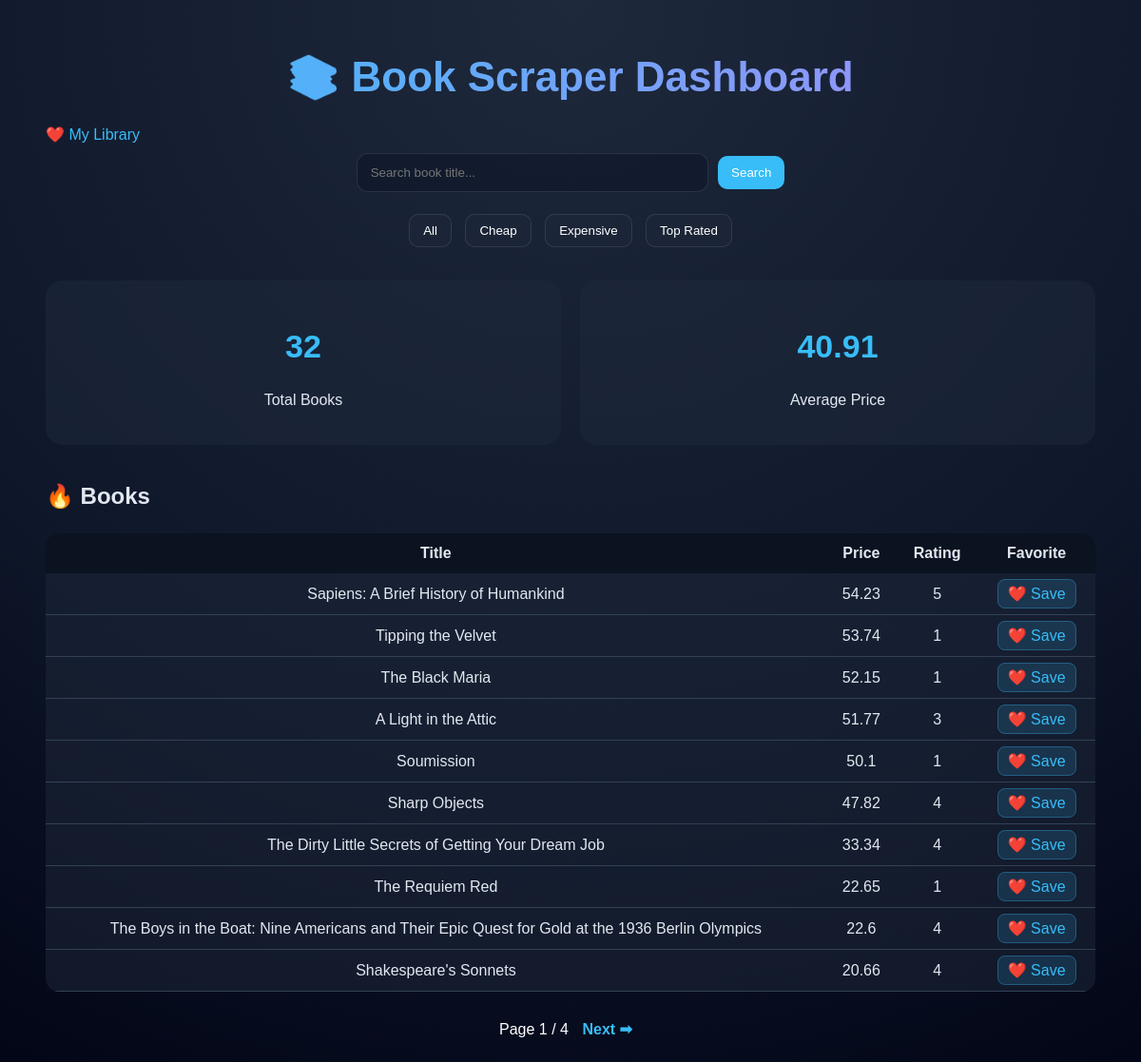
Page /?filter=expensive on the committed database.
### models.py (models this page shows)
class Book(db.Model):
    id = db.Column(db.Integer, primary_key=True)
    title = db.Column(db.String(300), nullable=False)
    price = db.Column(db.Float, nullable=False)
    rating = db.Column(db.Integer, nullable=False)
    favorites = db.relationship('Favorite', backref='book', lazy=True)

### routes/books.py (the view)
@books_bp.route("/")
def home():
    query = request.args.get("q")
    filter_type = request.args.get("filter")
    page = request.args.get("page", 1, type=int)
    per_page = 10
    books_query = Book.query
    if query:
        books_query = books_query.filter(Book.title.ilike(f"%{query}%"))
    if filter_type == "cheap":
        books_query = books_query.filter(Book.price < 20)
    elif filter_type == "expensive":
        books_query = books_query.filter(Book.price >= 20)
    elif filter_type == "top":
        books_query = books_query.filter(Book.rating >= 4)
    pagination = books_query.paginate(page=page, per_page=per_page)
    books_list = pagination.items
    total_books = pagination.total
    pages = pagination.pages   # ✅ pagination UI için eklendi
    avg_price = round(
        sum(b.price for b in books_list) / len(books_list),
        2
    ) if books_list else 0
    top_books = sorted(books_list, key=lambda x: x.price, reverse=True)
    prices = [b.price for b in books_list]
    ratings = [b.rating for b in books_list]
    if books_list:
        fig_price = px.histogram(
            x=prices,
            nbins=15,
            title="Price Distribution"
        )
        price_chart = fig_price.to_html(full_html=False)
        rating_counts = {}
        for r in ratings:
            rating_counts[r] = rating_counts.get(r, 0) + 1
        fig_rating = px.bar(
            x=list(rating_counts.keys()),
            y=list(rating_counts.values()),
            title="Rating Distribution"
        )
        rating_chart = fig_rating.to_html(full_html=False)
    else:
        price_chart = "<p>No data</p>"
        rating_chart = "<p>No data</p>"
    return render_template(
        "index.html",
        total_books=total_books,
        avg_price=avg_price,
        tables=[
            {"id": b.id, "title": b.title, "price": b.price, "rating": b.rating}
            for b in top_books
        ],
        query=query,
        page=page,
        pages=pages,  # ✅ pagination UI
        has_next=pagination.has_next,
        has_prev=pagination.has_prev,
        price_chart=price_chart,
        rating_chart=rating_chart
    )

### templates/index.html (shortened to what this page needs)
<!DOCTYPE html>
<html>
<head>
</head>
<body>
<div class="container">
    <h1>📚 Book Scraper Dashboard</h1>
    <a href="/library" style="color:#38bdf8; text-decoration:none;">
        ❤️ My Library
    </a>
    <form class="search-box" method="GET">
        <input type="text" name="q" placeholder="Search book title..." value="{{ query or '' }}" id="searchInput">
        <button type="submit">Search</button>
    </form>
    <div class="filters">
        <a href="/"><button>All</button></a>
        <a href="/?filter=cheap"><button>Cheap</button></a>
        <a href="/?filter=expensive"><button>Expensive</button></a>
        <a href="/?filter=top"><button>Top Rated</button></a>
    </div>
    <div class="cards">
        <div class="card">
            <h2>{{ total_books }}</h2>
            <p>Total Books</p>
        </div>
        <div class="card">
            <h2>{{ avg_price }}</h2>
            <p>Average Price</p>
        </div>
    </div>
    <h2 style="margin-top:40px;">🔥 Books</h2>
    {% if tables %}
    <table>
        <tr>
            <th>Title</th>
            <th>Price</th>
            <th>Rating</th>
            <th>Favorite</th>
        </tr>
        {% for book in tables %}
        <tr>
            <td>{{ book.title }}</td>
            <td>{{ book.price }}</td>
            <td>{{ book.rating }}</td>
            <td>
                <a class="fav-btn" href="/favorite/{{ book.id }}">❤️ Save</a>
            </td>
        </tr>
        {% endfor %}
    </table>
    {% endif %}
    <div class="pagination">
        {% set total_pages = (total_books // 10) + (1 if total_books % 10 else 0) %}
        <span>
            Page {{ page }} / {{ total_pages }}
        </span>
        {% if has_next %}
            <a href="/?page={{ page + 1 }}">Next ➡</a>
        {% endif %}
    </div>
</div>
</body>
</html>

### templates/index.html (style rules this page uses)
body { font-family: Arial, sans-serif; margin: 0; background: radial-gradient(circle at top, #1e293b, #0f172a 60%, #020617); color: #e2e8f0; }
.container { width: 92%; margin: auto; padding: 25px; }
h1 { text-align: center; margin-top: 30px; margin-bottom: 25px; font-size: 44px; font-weight: 900; background: linear-gradient(90deg, #38bdf8, #a78bfa); -webkit-background-clip: text; background-clip: text; -webkit-text-fill-color: transparent; }
.search-box { text-align: center; margin-top: 10px; }
.search-box input { width: 340px; padding: 12px 14px; border-radius: 12px; border: 1px solid rgba(255,255,255,0.1); background: rgba(15, 23, 42, 0.65); color: white; }
.search-box button { padding: 10px 14px; border-radius: 10px; border: none; background: #38bdf8; color: white; cursor: pointer; margin-left: 6px; }
.filters { text-align: center; margin-top: 18px; }
.filters a button { margin: 5px; padding: 9px 14px; border-radius: 10px; background: rgba(30, 41, 59, 0.5); color: white; border: 1px solid rgba(255,255,255,0.1); cursor: pointer; }
.cards { display: flex; gap: 20px; margin-top: 30px; }
.card { flex: 1; padding: 22px; border-radius: 18px; background: rgba(30, 41, 59, 0.55); text-align: center; }
.card h2 { font-size: 34px; color: #38bdf8; }
table { width: 100%; margin-top: 25px; border-collapse: collapse; border-radius: 14px; overflow: hidden; background: rgba(30, 41, 59, 0.5); }
th { background: #0b1220; padding: 12px; }
td { padding: 12px; text-align: center; border-bottom: 1px solid #334155; }
.fav-btn { text-decoration: none; padding: 6px 10px; border-radius: 8px; background: rgba(56,189,248,0.15); color: #38bdf8; border: 1px solid rgba(56,189,248,0.3); transition: 0.2s; }
.pagination { text-align: center; margin-top: 30px; }
.pagination a { margin: 0 10px; color: #38bdf8; text-decoration: none; font-weight: bold; }
.pagination span { color: white; }

### rows in the picture
Book: title "Sapiens: A Brief History of Humankind", price "54.23", rating "5"
Book: title "Tipping the Velvet", price "53.74", rating "1"
Book: title "The Black Maria", price "52.15", rating "1"
Book: title "A Light in the Attic", price "51.77", rating "3"
Book: title "Soumission", price "50.1", rating "1"
Book: title "Sharp Objects", price "47.82", rating "4"
Book: title "The Dirty Little Secrets of Getting Your Dream Job", price "33.34", rating "4"
Book: title "The Requiem Red", price "22.65", rating "1"
Book: title "The Boys in the Boat: Nine Americans and Their Epic Quest for Gold at the 1936 Berlin Olympics", price "22.6", rating "4"
Book: title "Shakespeare's Sonnets", price "20.66", rating "4"

### other values in the picture
{{ total_books }} "32"
{{ avg_price }} "40.91"
{{ page }} "1"
{{ total_pages }} "4"
